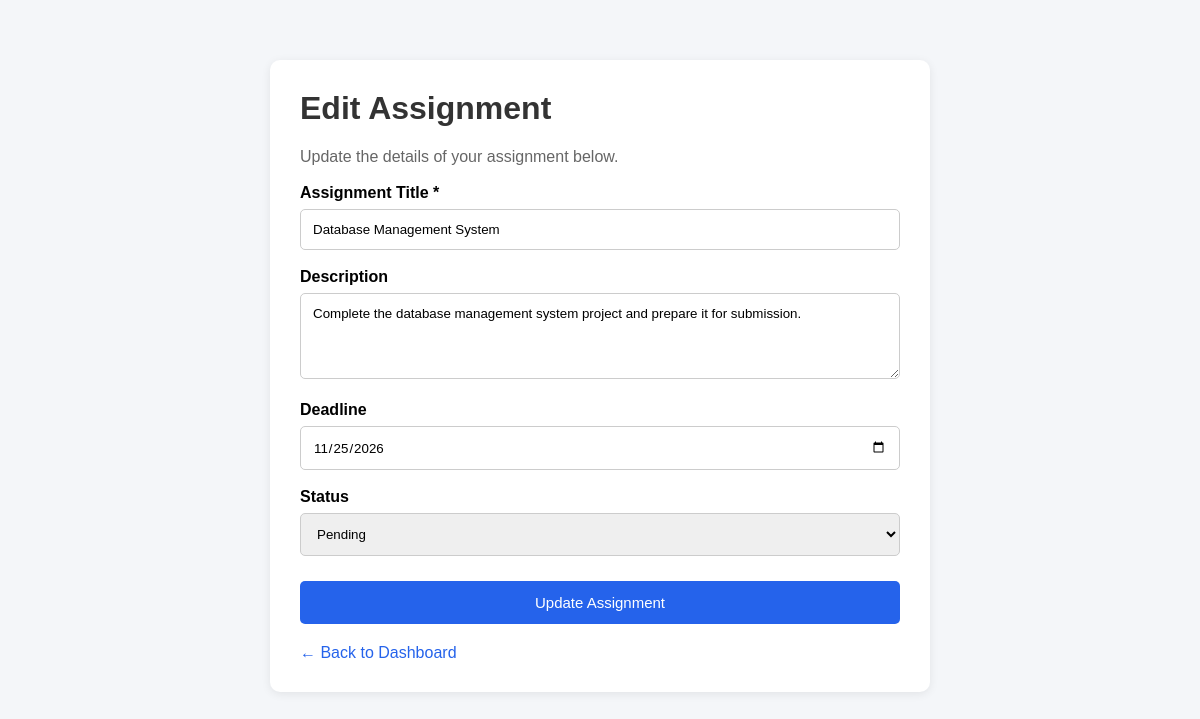
/pages/edit_task.php?task_id=3 (signed in), run on the app's committed database.
### tables this page shows
CREATE TABLE `tasks` (
  `task_id` int(10) UNSIGNED NOT NULL,
  `user_id` int(10) UNSIGNED NOT NULL,
  `title` varchar(150) NOT NULL,
  `description` text DEFAULT NULL,
  `deadline` date DEFAULT NULL,
  `status` enum('Pending','In Progress','Completed') NOT NULL DEFAULT 'Pending',
  `created_at` timestamp NOT NULL DEFAULT current_timestamp(),
  `updated_at` timestamp NOT NULL DEFAULT current_timestamp() ON UPDATE current_timestamp()
);

### pages/edit_task.php (the view, shortened to what this page needs)
<?php
require_once __DIR__ . "/../config/database.php";
$task = null;
$task_id = $_SERVER["REQUEST_METHOD"] === "POST"
    ? ($_POST["task_id"] ?? "")
    : ($_GET["task_id"] ?? "");
if (
    !filter_var($task_id, FILTER_VALIDATE_INT) ||
    (int) $task_id <= 0
) {
    $error = "Invalid assignment ID.";
} else {
    $task_id = (int) $task_id;
    $user_id = $_SESSION["user_id"];
    try {
        $stmt = $pdo->prepare(
            "SELECT * FROM tasks
             WHERE task_id = :task_id
             AND user_id = :user_id"
        );
        $stmt->execute([
            ":task_id" => $task_id,
            ":user_id" => $user_id
        ]);
        $task = $stmt->fetch(PDO::FETCH_ASSOC);
    } catch (PDOException $e) {
        error_log("Task update error: " . $e->getMessage());
        $error = "Unable to update your assignment. Please try again.";
    }
}
?>
<!DOCTYPE html>
<html lang="en">
<head>
</head>
<body>
<div class="container">
    <h1>Edit Assignment</h1>
    <p>Update the details of your assignment below.</p>
    <?php if ($task): ?>
        <form method="POST" action="edit_task.php">
            <label>Assignment Title *</label>
            <input
                type="text"
                name="title"
                maxlength="150"
                value="<?= htmlspecialchars($task["title"], ENT_QUOTES, 'UTF-8') ?>"
                required
            >
            <label>Description</label>
            <textarea
                name="description"
                rows="4"
            ><?= htmlspecialchars($task["description"] ?? "", ENT_QUOTES, 'UTF-8') ?></textarea>
            <label>Deadline</label>
            <input
                type="date"
                name="deadline"
                value="<?= htmlspecialchars($task["deadline"] ?? "", ENT_QUOTES, 'UTF-8') ?>"
            >
            <label>Status</label>
            <select name="status">
                <option value="Pending"
                    <?= $task["status"] === "Pending" ? "selected" : "" ?>>
                    Pending
                </option>
            </select>
            <button type="submit">
                Update Assignment
            </button>
        </form>
    <?php endif; ?>
    <a class="back" href="dashboard.php">
        ← Back to Dashboard
    </a>
</div>
</body>
</html>

### pages/edit_task.php (style rules this page uses)
body { font-family: Arial, sans-serif; background: #f4f6f9; margin: 0; padding: 30px; }
.container { max-width: 600px; margin: 30px auto; background: white; padding: 30px; border-radius: 10px; box-shadow: 0 2px 10px rgba(0,0,0,0.08); }
h1 { color: #333; margin-top: 0; }
p { color: #666; }
label { display: block; margin-top: 18px; margin-bottom: 7px; font-weight: bold; }
input, textarea, select { width: 100%; padding: 12px; box-sizing: border-box; border: 1px solid #ccc; border-radius: 5px; font-family: Arial, sans-serif; }
textarea { resize: vertical; }
button { width: 100%; padding: 13px; margin-top: 25px; background: #2563eb; color: white; border: none; border-radius: 5px; cursor: pointer; font-size: 15px; }
.back { display: inline-block; margin-top: 20px; color: #2563eb; text-decoration: none; }

### data on the page
tasks: title "Database Management System", description "Complete the database management system project and prepare it for submission.", deadline "11/25/2026", status "Pending"
